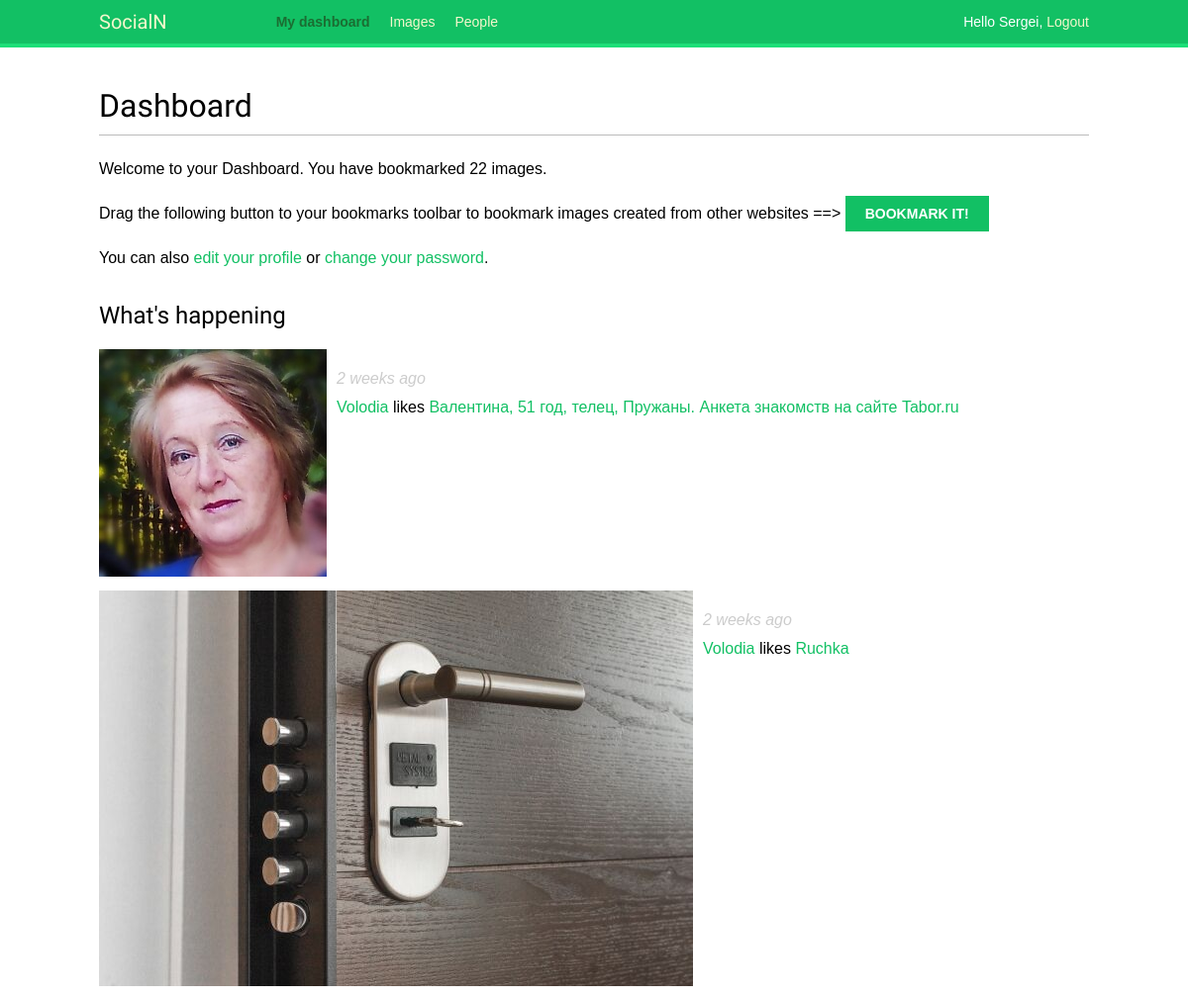
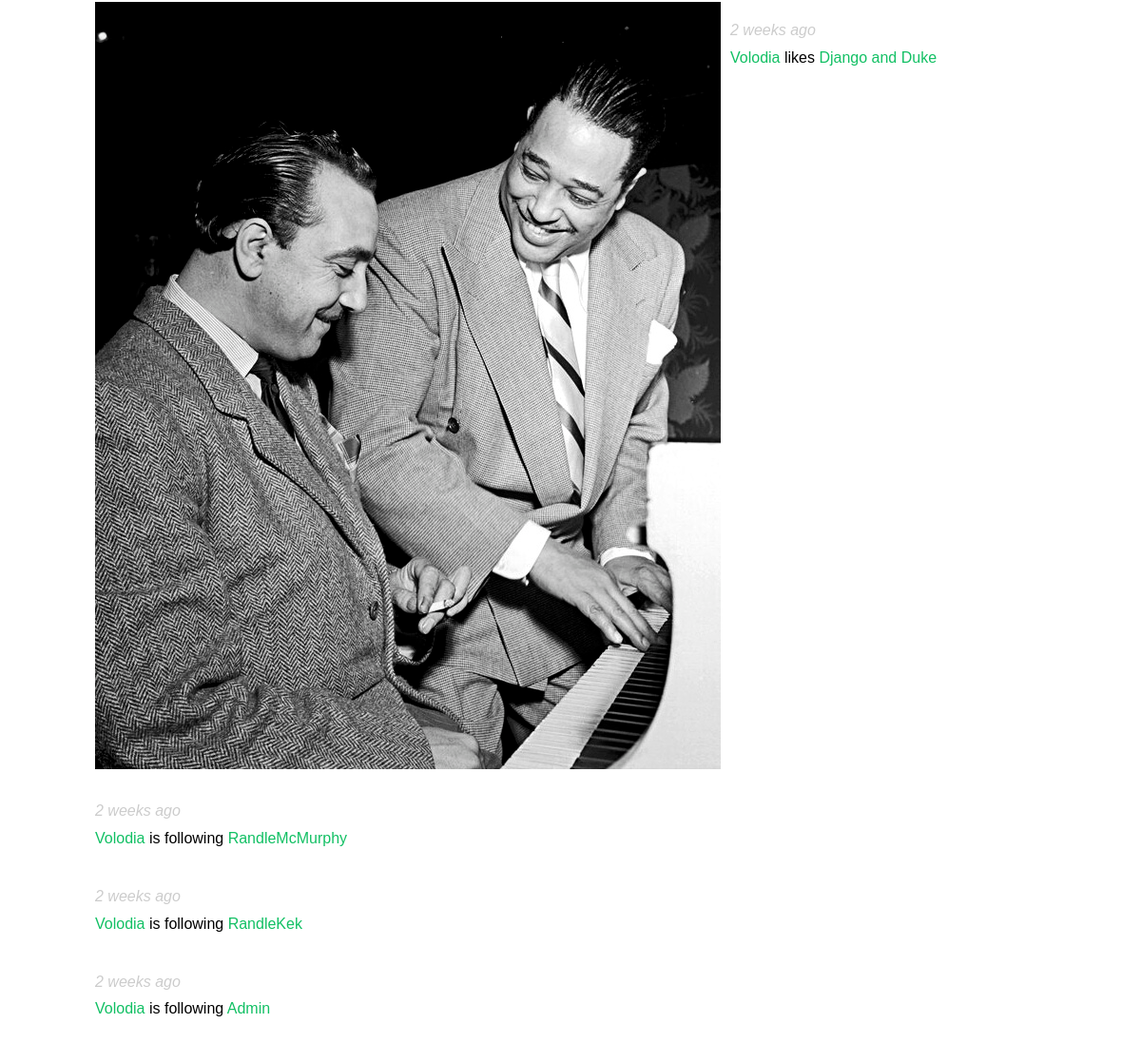
Screenshot of /account/ (signed in) with the database file from the repository (2 pictures, top to bottom).
### actions/models.py (models this page shows)
class Action(models.Model):
    user = models.ForeignKey('auth.User',
                             related_name='actions',
                             db_index=True,
                             on_delete=models.CASCADE)
    target_ct = models.ForeignKey(ContentType,
                                  blank=True,
                                  null=True,
                                  related_name='target_obj',
                                  on_delete=models.CASCADE)
    target_id = models.PositiveIntegerField(null=True,
                                            blank=True,
                                            db_index=True)
    target = GenericForeignKey('target_ct', 'target_id')
    verb = models.CharField(max_length=255)
    created = models.DateTimeField(auto_now_add=True,
                                   db_index=True)
    class Meta:
        ordering = ('-created',)

### images/models.py (models this page shows, shortened)
class Image(models.Model):
    user = models.ForeignKey(
        settings.AUTH_USER_MODEL,
        related_name="images_created",
        on_delete=models.CASCADE,
    )
    title = models.CharField(max_length=200)
    slug = AutoSlugField(populate_from='title')
    url = models.URLField()
    image = models.ImageField(upload_to="images/%Y/%m/%d")
    description = models.TextField(blank=True)
    created = models.DateField(auto_now_add=True, db_index=True)
    users_like = models.ManyToManyField(
        settings.AUTH_USER_MODEL, related_name="images_liked", blank=True
    )
    total_likes = models.PositiveIntegerField(db_index=True, default=0)
    def __str__(self):
        return self.title
    def get_absolute_url(self):
        return reverse("images:detail", args=[self.id, self.slug])

### account/views.py (the view)
# urls.py: path("", views.dashboard, name="dashboard"),
@login_required
def dashboard(request):
    actions = Action.objects.exclude(user=request.user)
    following_ids = request.user.following.values_list('id', flat=True)
    if following_ids:
        actions = actions.filter(user_id__in=following_ids)
    actions = actions.select_related('user', 'user__profile')\
                     .prefetch_related('target')[:10]
    return render(request, "account/dashboard.html",
                  {"section": "dashboard",
                   "actions": actions})

### account/templates/account/dashboard.html (shortened to what this page needs)
{% extends 'base.html' %}
{% block content %}
    <h1>Dashboard</h1>
        {% with total_images_created=request.user.images_created.count %}
            <p>Welcome to your Dashboard. You have bookmarked
            {{ total_images_created }} image{{ total_images_created|pluralize }}.</p>
        {% endwith %}
        <p>Drag the following button to your bookmarks toolbar to bookmark images created
            from other websites ==>
            <a href="javascript:{% include 'bookmarklet_launcher.js' %}" class="button">
            Bookmark it!</a>
        </p>
        <p>You can also <a href="{% url 'edit_account' %}">edit your profile</a> or
            <a href="{% url 'password_change' %}">change your password</a>.
        </p>
    <h2>What's happening</h2>
    <div id="action-list">
        {% for action in actions %}
            {% include 'actions/action/detail.html' %}
        {% endfor %}
    </div>
{% endblock %}

### account/templates/base.html (shortened to what this page needs)
{% load static %}
{% load staticfiles %}
<!DOCTYPE html>
<html>
<head>
    <link href="{% static 'css/base.css' %}" rel="stylesheet">
</head>
<body>
    <div id="header">
        <span class="logo">SocialN</span>
        {% if request.user.is_authenticated %}
        <ul class="menu">
            <li {% if section == 'dashboard' %} class="selected" {% endif %}>
                <a href="{% url 'dashboard' %}">My dashboard</a>
            </li>
            <li {% if section == 'images' %} class="selected" {% endif %}>
                <a href="{% url 'images:list' %}">Images</a>
            </li>
            <li {% if section == 'people' %} class="selected" {% endif %}>
                <a href="{% url 'user_list' %}">People</a>
            </li>
        </ul>
        {% endif %}
        <span class="user">
            {% if request.user.is_authenticated %}
            Hello {{ request.user.first_name }},
            <a href="{% url 'logout' %}">Logout</a>
            {% else %}
            <a href="{% url 'login' %}">Log-in</a>
            {% endif %}
        </span>
    </div>
    <div id="content">
        {% block content %}{% endblock %}
</body>
</html>

### actions/templates/actions/action/detail.html (shortened to what this page needs)
{% load thumbnail %}
{% with user=action.user profile=action.user.profile %}
    <div class="action">
        <div class="images">
            {% if action.target %}
                {% with target=action.target %}
                    {% if target.image %}
                        {% thumbnail target.image "80x80" crop="100%" as im %}
                            <a href="{{ target.get_absolute_url }}">
                                <img src="{{ im.url }}" class="item-img">
                            </a>
                        {% endthumbnail %}
                    {% endif %}
                {% endwith %}
            {% endif %}
        </div>
        <div class="info">
            <p>
                <span class="date">{{ action.created|timesince }} ago</span><br/>
                <a href="{{ user.get_absolute_url }}">{{ user.first_name }}</a>
                {{ action.verb }}
                {% if action.target %}
                    {% with target=action.target %}
                        <a href="{{ target.get_absolute_url }}">{{ target }}</a>
                    {% endwith %}
                {% endif %}
            </p>
        </div>
    </div>
{% endwith %}

### account/static/css/base.css (style rules this page uses)
body { margin:0; padding:0; font-family:helvetica, sans-serif; }
p { line-height: 1.8; }
a { color:#12c064; text-decoration:none; }
h1, h2, h3, h4, h5 , h6 { font-family: 'Muli', sans-serif; font-weight:normal; }
h1 { border-bottom:1px solid #bbb; padding:0 0 10px 0; margin:10px 0 20px 0; }
h2 { margin:30px 0 20px; }
#header { padding:10px 100px; font-size:14px; background:#12c064; color:#fff; border-bottom:4px solid #1cdf78; overflow:auto; }
#header .logo { font-family: 'Muli', sans-serif; float:left; color:#f3f7cc; font-size:20px; margin-right:10%; }
#header ul.menu { list-style:none; float:left; margin:0; padding:0; }
#header ul.menu li { float:left; padding:4px 10px; }
#header ul.menu li.selected a, #header ul.menu li.selected a:hover { color:#1b6d32; font-weight:bold; }
#header a { color:#f3f7cc; }
#header .user { float:right; padding-top:4px; }
#content { padding:30px 100px; }
input[type=submit], a.button { font-weight:bold; background:#12c064; color:#fff; padding:10px 20px; font-size:14px; text-transform:uppercase; }
.action { clear:both; overflow:auto; }
.action .images { float:left; margin:0 10px 10px 0; }
.action .date { font-style:italic; color:#ccc; }

### rows the page displays
Action: shows a picture, created "2 weeks", user.first_name "Volodia", verb "likes", target "Валентина, 51 год, телец, Пружаны. Анкета знакомств на сайте Tabor.ru"
Action: shows a picture, created "2 weeks", user.first_name "Volodia", verb "likes", target "Ruchka"
Action: shows a picture, created "2 weeks", user.first_name "Volodia", verb "likes", target "Django and Duke"
Action: created "2 weeks", user.first_name "Volodia", verb "is following", target "RandleMcMurphy"
Action: created "2 weeks", user.first_name "Volodia", verb "is following", target "RandleKek"
Action: created "2 weeks", user.first_name "Volodia", verb "is following", target "Admin"

### other values shown
{{ request.user.first_name }} "Sergei"
{{ total_images_created }} "22"
